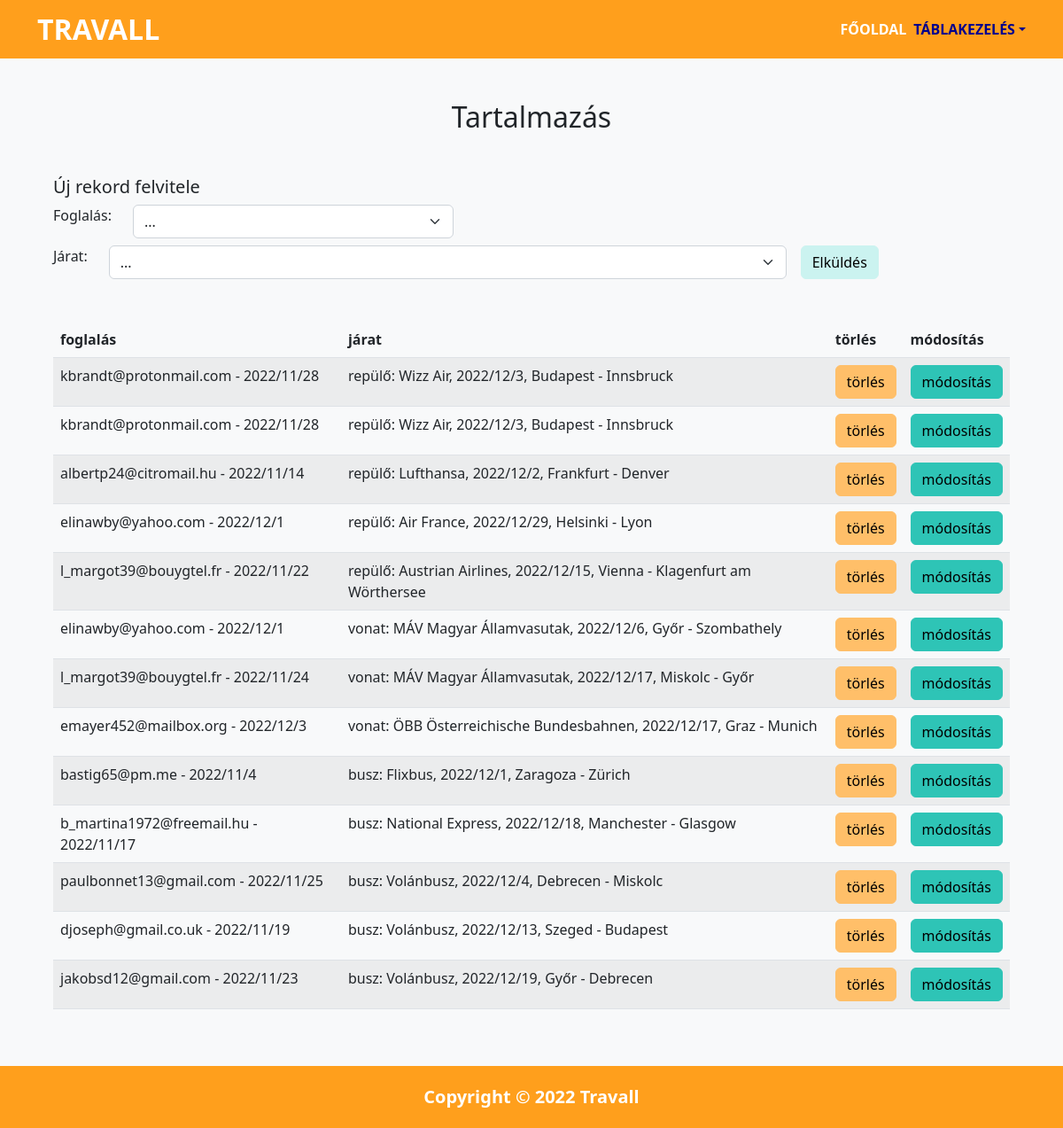
The page /contains.php on the database as committed earlier.
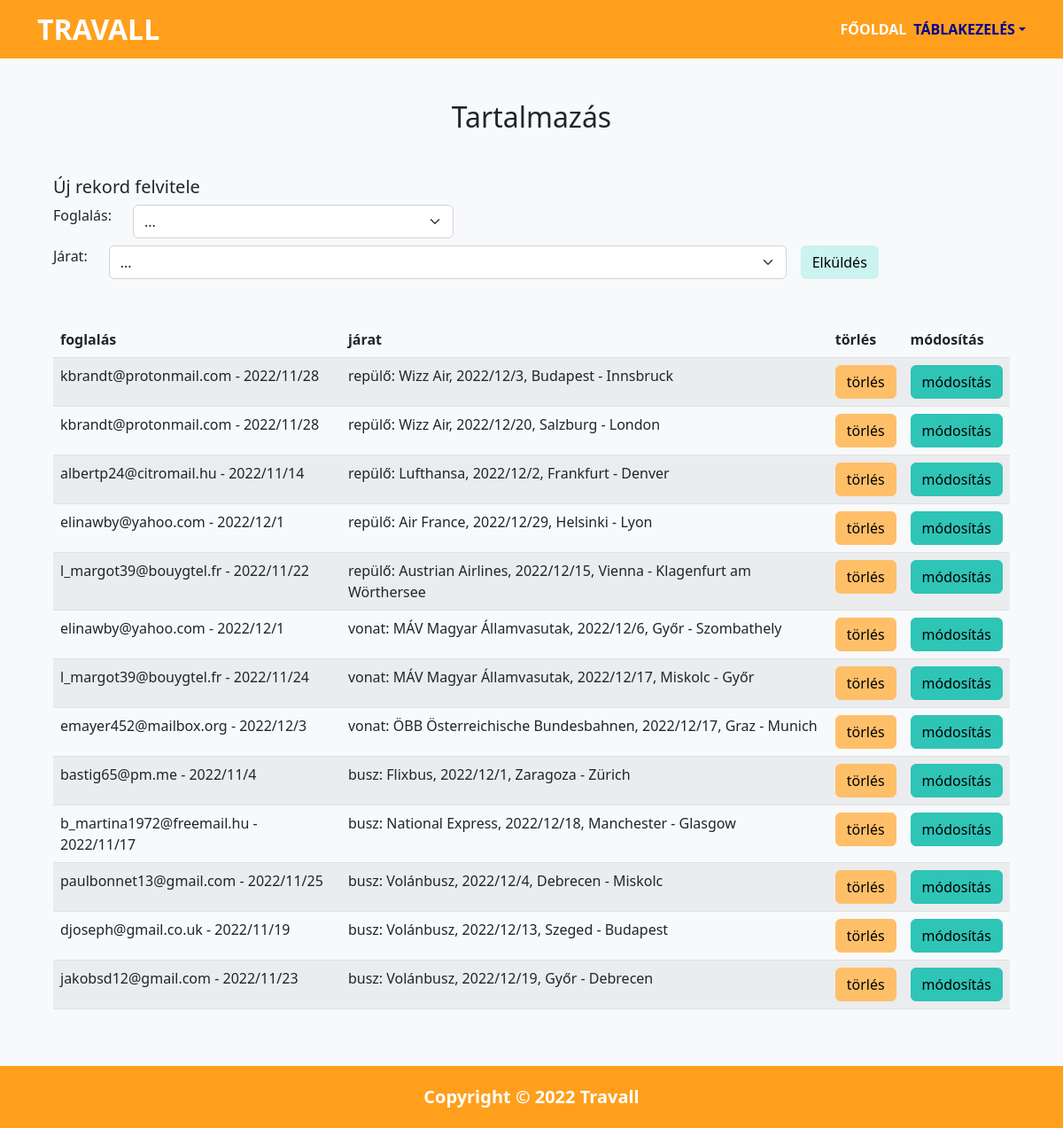
The same page on the database as committed later.
### tables this page shows
CREATE TABLE tartalmaz (
    foglalas_id     INT             NOT NULL,
    jarat_id        INT             NOT NULL,
    PRIMARY KEY (foglalas_id, jarat_id)
);

CREATE TABLE foglalas (
    foglalas_id     INT             NOT NULL AUTO_INCREMENT,
    email           VARCHAR(80)     NOT NULL,
    l_ev            DECIMAL(4)      NOT NULL,
    l_honap         DECIMAL(2)      NOT NULL,
    l_nap           DECIMAL(2)      NOT NULL,
    PRIMARY KEY (foglalas_id)
);

CREATE TABLE jarat (
    jarat_id        INT             NOT NULL AUTO_INCREMENT,
    tipus           VARCHAR(6)      NOT NULL,
    szolgaltato     VARCHAR(50)     NOT NULL,
    ev              DECIMAL(12)     NOT NULL,
    honap           DECIMAL(2)      NOT NULL,
    nap             DECIMAL(2)      NOT NULL,
    honnan_varos_id INT             NOT NULL,
    hova_varos_id   INT             NOT NULL,
    PRIMARY KEY (jarat_id)
);

CREATE TABLE varos (
    varos_id        INT             NOT NULL AUTO_INCREMENT,
    varosnev        VARCHAR(85)     NOT NULL,
    iranyitoszam    VARCHAR(10)     NOT NULL,
    orszag          VARCHAR(56)     NOT NULL,
    PRIMARY KEY (varos_id)
);

### contains.php (the view, shortened to what this page needs)
<?php
include_once "common/functions.php";
?>
<!DOCTYPE html>
<html lang="hu">
<head>
    <link rel="stylesheet" href="assets/css/style.css" />
    <link rel="stylesheet" href="assets/css/bootstrap.css">
</head>
<body>
    <?php
    include_once "common/header.php";
    ?>
    <section class="p-5 bg-light">
        <div class="container">
            <div class="row text-center">
                <h2 class="mb-5 text-capitalize">Tartalmazás</h2>
            </div>
            <?php
            echo '
            <div class="row mb-5">
                <div class="col-md-auto">
                    <h5>Új rekord felvitele</h5>
                </div>
                <div class="col-md-auto">
                    <form method="POST" action="createitem.php" class="row gy-2 gx-3 align-items-center">
                            <input type="hidden" name="frompage" value="contains" />';
                            echo '<div class="col-auto"><div class="row">';
                            echo '<div class="col-auto"><label for="foglalasCreate" class="form-label">Foglalás: </label></div>';
                            echo '<div class="col-auto"><select class="form-select" name="in_foglalas_id" id="foglalasCreate">';
                            echo '<option value="">...</option>';
                            echo '</select></div></div></div>';
                            echo '<div class="col-auto"><div class="row">';
                            echo '<div class="col-auto"><label for="jaratCreate" class="form-label">Járat: </label></div>';
                            echo '<div class="col-auto"><select class="form-select" name="in_jarat_id" id="jaratCreate">';
                            echo '<option value="">...</option>';
                            echo '</select></div></div></div>';
                        echo '
                        <div class="col-auto">
                            <input type="submit" class="btn btn-info" value="Elküldés" name="submitted" />
                        </div>
                    </form>
                </div>
            </div>';
            $contains = list_contains();
            if ($contains === "") {
                echo '<div class="alert alert-danger text-center" role="alert">
                        A tábla üres!
                    </div>';
            } else {
                if ($contains === false) {
                    echo '<div class="alert alert-danger text-center" role="alert">
                        Sikertelen lekérés!
                    </div>';
                } else { ?>
                    <table class="table table-striped">
                        <thead>
                            <tr>
                                <th class="col">foglalás</th>
                                <th class="col">járat</th>
                                <th class="col">törlés</th>
                                <th class="col">módosítás</th>
                            </tr>
                        </thead>
                        <tbody>
                            <?php
                            $i = 1;
                            while ($row = mysqli_fetch_assoc($contains)) {
                                echo '<tr>';
                                echo '<td>' . $row['email'] . ' - ' . $row['l_ev'] . '/' . $row['l_honap'] . '/' . $row['l_nap'] . '</td>';
                                echo '<td>' . $row['tipus'] . ': ' . $row['szolgaltato'] . ', ' . $row['ev'] . '/' . $row['honap'] . '/' . $row['nap'] . ', ' . $row['honnan_nev'] . ' - ' . $row['hova_nev'] . '</td>';
                                echo '<td><form method="POST" action="deleteitem.php">
                                <input type="hidden" name="frompage" value="contains" />
                                <input type="hidden" name="in_foglalas_id" value=' . $row['foglalas_id'] . ' />
                                <input type="hidden" name="in_jarat_id" value=' . $row['jarat_id'] . ' />
                                <input class="btn btn-secondary" type="submit" value="törlés" />
                                </form></td>
                                ';
                                echo '<td>
                                <button type="button" class="btn btn-warning" data-bs-toggle="modal" data-bs-target="#modify' . $i . '">módosítás</button>
                                <div
                                    class="modal fade"
                                    id="modify' . $i . '"
                                    data-bs-backdrop="static"
                                    data-bs-keyboard="false"
                                    tabindex="-1"
                                    aria-labelledby="modifylabel' . $i . '"
                                    aria-hidden="true">
                                    <div class="modal-dialog">
                                        <div class="modal-content">
                                            <div class="modal-header">
                                                <h1 class="modal-title fs-5" id="modifylabel' . $i . '">Rekord módosítása</h1>
                                                <button type="button" class="btn-close" data-bs-dismiss="modal" aria-label="Close"></button>
                                            </div>
                                            <div class="modal-body">
                                                <form method="POST" action="modifyitem.php" class="row gy-2 gx-3 align-items-center">
                                                    <input type="hidden" name="frompage" value="contains" />
                                                    <input type="hidden" name="foglalas_id" value=' . $row['foglalas_id'] . ' />
                                                    <input type="hidden" name="jarat_id" value=' . $row['jarat_id'] . ' />';
                                                    echo '<div class="col-auto">
                                                        <input type="submit" class="btn btn-info" value="Elküldés" name="submitted" />
                                                    </div>
                                                </form>
                                            </div>
                                            <div class="modal-footer">
                                                <button type="button" class="btn btn-secondary" data-bs-dismiss="modal">Vissza</button>
                                            </div>
                                        </div>
                                    </div>
                                </div>
                                </td>';
                                $i = $i + 1;
                            }
                            ?>
                        </tbody>
                    </table>
            <?php }
            }
            ?>
        </div>
    </section>
    <?php
    include_once "common/footer.php";
    ?>
</body>
</html>
</body>
</html>

### common/header.php
<header>
    <?php
        include_once "common/functions.php";
        navGen();
    ?>
</header>

### common/functions.php (shortened to what this page needs)
<?php
function navGen() {
    $tmp = basename($_SERVER['PHP_SELF'], ".php");
    $listitem = false;
    switch($tmp) {
        case "cities":
        case "routes":
        case "clients":
        case "tickets":
        case "bookings":
        case "contains": $listitem = true; break;
    }
    echo "<nav class='navbar navbar-expand-lg bg-primary fw-bold text-uppercase py-1 fixed-top'>
        <div class='container'>
            <a href='index.php' class='navbar-brand text-white fs-2'>Travall</a>
            <button class='navbar-toggler' type='button' data-bs-toggle='collapse' data-bs-target='#navmenu'>
                <span class='navbar-toggler-icon'></span>
            </button>
            <div class='collapse navbar-collapse' id='navmenu'>
                <ul class='navbar-nav ms-auto'>
                    <li class='nav-item'>
                        <a href='index.php' class='nav-link text-white' " . ($tmp === "index" ? "style='color: darkblue !important;'" : "") . ">Főoldal</a>
                    </li>
                    <li class='nav-item dropdown my-auto'>
                        <a href='#' class='text-white dropdown-toggle' role='button' data-bs-toggle='dropdown' aria-expanded='false' style='text-decoration: none; " . ($listitem ? "color: darkblue !important;" : "") . "'>Táblakezelés</a>
                        <ul class='dropdown-menu'>
                            <li><a href='cities.php' class='dropdown-item nav-link'>Városok</a></li>
                            <li><a href='routes.php' class='dropdown-item nav-link'>Járatok</a></li>
                            <li><a href='clients.php' class='dropdown-item nav-link'>Ügyfelek</a></li>
                            <li><a href='tickets.php' class='dropdown-item nav-link'>Jegyek</a></li>
                            <li><a href='bookings.php' class='dropdown-item nav-link'>Foglalások</a></li>
                            <li><a href='contains.php' class='dropdown-item nav-link'>Tartalmazás</a></li>
                        </ul>
                    </li>
                </ul>
            </div>
        </div>
    </nav>";
}
function open_connection() {
    $connection = mysqli_connect("localhost", "root", "") or die("Sikertelen adatbázis csatlakozás!");
    return $connection;
}
function list_contains() {
    $connection = open_connection();
    $sql = "SELECT  tartalmaz.foglalas_id, tartalmaz.jarat_id, foglalas.email, foglalas.l_ev, foglalas.l_honap, foglalas.l_nap, jarat.tipus, jarat.szolgaltato, jarat.ev, jarat.nap, jarat.honap, honnan.varosnev AS honnan_nev, hova.varosnev AS hova_nev
            FROM    tartalmaz, foglalas, jarat, varos AS honnan, varos AS hova
            WHERE   tartalmaz.foglalas_id = foglalas.foglalas_id AND tartalmaz.jarat_id = jarat.jarat_id AND jarat.honnan_varos_id = honnan.varos_id AND jarat.hova_varos_id = hova.varos_id";
    try {
        $result = mysqli_query($connection, $sql);
        return $result;
    } catch (Exception) {
        mysqli_close($connection);
        return false;
    }
}

### common/footer.php
<footer class="p-1 bg-primary text-white text-center position-relative">
    <div class="container">
        <p class="lead mt-3 fw-bold">Copyright &copy; 2022 Travall</p>
    </div>
</footer>

### assets/css/style.css (style rules this page uses)
body::before { display: block; content: ''; height: 65px; }

Rows that differ between the two databases and show on the page:
removed tartalmaz: foglalas.email "kbrandt@protonmail.com", foglalas.l_ev "2022", foglalas.l_honap "11", foglalas.l_nap "28", jarat.tipus "repülő", jarat.szolgaltato "Wizz Air", jarat.ev "2022", jarat.honap "12", jarat.nap "3", varos.varosnev "Budapest", varos.varosnev "Innsbruck"
added tartalmaz: foglalas.email "kbrandt@protonmail.com", foglalas.l_ev "2022", foglalas.l_honap "11", foglalas.l_nap "28", jarat.tipus "repülő", jarat.szolgaltato "Wizz Air", jarat.ev "2022", jarat.honap "12", jarat.nap "20", varos.varosnev "Salzburg", varos.varosnev "London"
